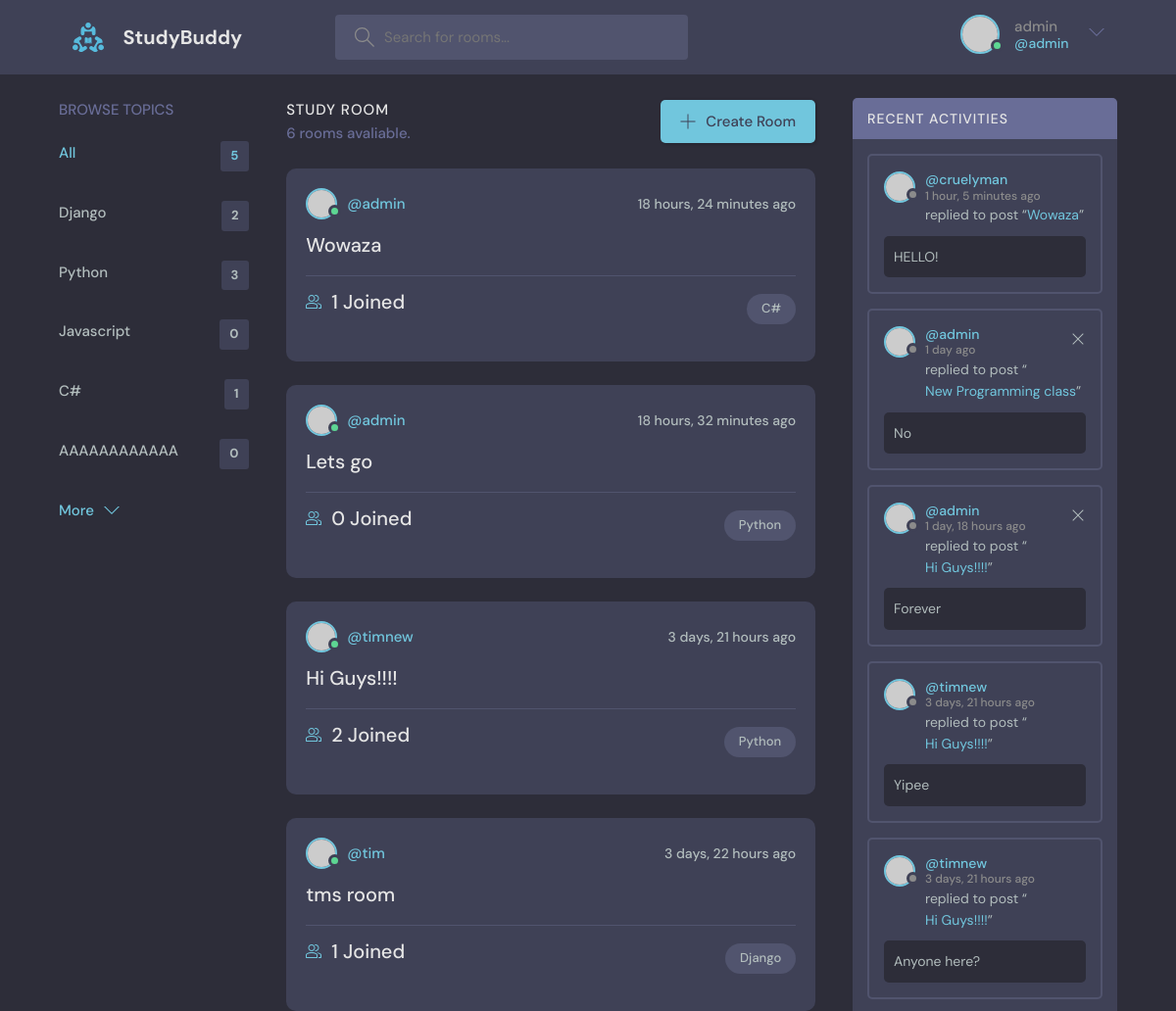
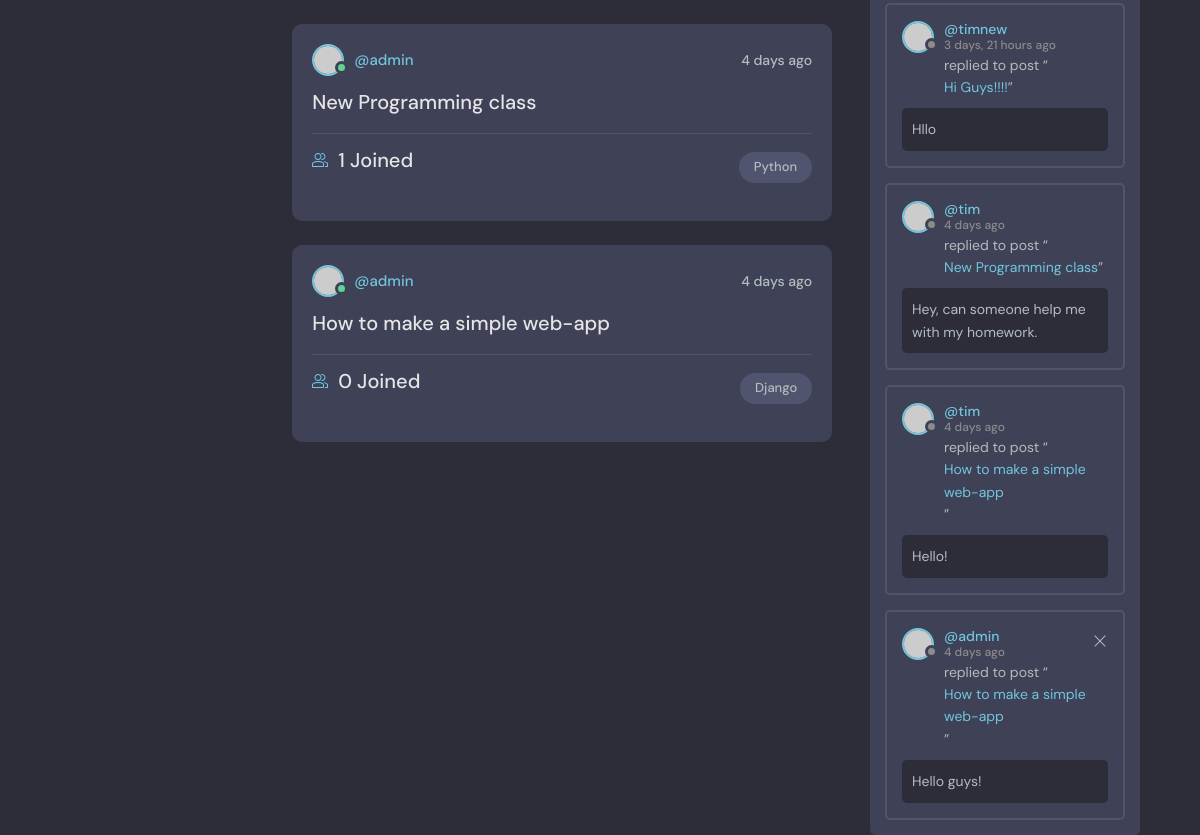
The app's page / (signed in) with its own data (2 pictures, top to bottom).
### messagingapp/models.py (models this page shows, shortened)
class Topic(models.Model):
    name = models.CharField(max_length=200)

class Room(models.Model):
    host = models.ForeignKey(User, on_delete=models.SET_NULL, null=True)
    topic = models.ForeignKey(Topic, on_delete=models.SET_NULL, null=True)
    name = models.CharField(max_length=200)
    description = models.TextField(null=True, blank=True)
    participants = models.ManyToManyField(User, related_name='participants', blank=True)
    updated = models.DateTimeField(auto_now=True)
    created = models.DateTimeField(auto_now_add=True)
    class Meta:
        ordering = ['-updated', '-created']
    def __str__(self):
        return self.name

class Message(models.Model):
    user = models.ForeignKey(User, on_delete=models.CASCADE)
    room = models.ForeignKey(Room, on_delete=models.CASCADE)
    body = models.TextField()
    updated = models.DateTimeField(auto_now=True)
    created = models.DateTimeField(auto_now_add=True)
    class Meta:
        ordering = ['-updated', '-created']

### messagingapp/views.py (the view)
# urls.py: path('', views.home_page, name='home'),
def home_page(request: HttpRequest) -> HttpResponse:
    q = request.GET.get('q') if request.GET.get('q') else ''
    rooms = Room.objects.filter(
        Q(topic__name__icontains = q) |
        Q(name__icontains=q) |
        Q(description__icontains=q)
    )
    topics = Topic.objects.all()
    room_count = rooms.count()
    room_messages = Message.objects.filter(Q(room__topic__name__icontains=q))
    context = {'rooms': rooms, 'topics': topics, 'room_count': room_count, 'room_messages': room_messages}
    return render(request, 'messagingapp/home.html', context)

### messagingapp/templates/messagingapp/home.html (shortened to what this page needs)
{% extends 'base.html' %}
{% block content %}
    <main class="layout layout--3">
      <div class="container">
          {%  include 'messagingapp/topics_component.html' %}
        <div class="roomList">
          <div class="roomList__header">
            <div>
              <h2>Study Room</h2>
              <p>{{ room_count }} rooms avaliable.</p>
            </div>
            <a class="btn btn--main" href="{% url 'create-room' %}">
              <svg version="1.1" xmlns="http://www.w3.org/2000/svg" width="32" height="32" viewBox="0 0 32 32">
                <title>add</title>
                <path
                  d="M16.943 0.943h-1.885v14.115h-14.115v1.885h14.115v14.115h1.885v-14.115h14.115v-1.885h-14.115v-14.115z"
                ></path>
              </svg>
              Create Room
            </a>
          </div>
          {% include 'messagingapp/feed_component.html' %}
        </div>
          {% include 'messagingapp/activity_component.html' %}
      </div>
    </main>
{% endblock %}

### templates/navbar.html (shortened to what this page needs)
{% load static %}
<header class="header header--loggedIn">
  <div class="container">
    <a href="{% url 'home' %}" class="header__logo">
      <img src="{% static 'images/logo.svg' %}" />
      <h1>StudyBuddy</h1>
    </a>
    <form class="header__search" method="GET" action="{% url 'home' %}">
      <label>
        <input name="q" placeholder="Search for rooms..." />
      </label>
    </form>
    <nav class="header__menu">
        {% if request.user.is_authenticated %}
            <div class="header__user">
            <a href="{% url 'update-user' %}">
              <div class="avatar avatar--medium active">
                <img src="https://randomuser.me/api/portraits/men/37.jpg" />
              </div>
              <p>{{ request.user.username}} <span>@{{ request.user.username }}</span></p>
            </a>
            <button class="dropdown-button">
              <svg version="1.1" xmlns="http://www.w3.org/2000/svg" width="32" height="32" viewBox="0 0 32 32">
                <title>chevron-down</title>
                <path d="M16 21l-13-13h-3l16 16 16-16h-3l-13 13z"></path>
              </svg>
            </button>
            </div>
        {% else %}
          <a href="{% url 'login' %}">
            <img src="{% static 'images/avatar.svg'%}" />
            <p>Login</p>
          </a>
        {% endif %}
    </nav>
  </div>
</header>

### messagingapp/templates/messagingapp/topics_component.html
<div class="topics">
  <div class="topics__header">
    <h2>Browse Topics</h2>
  </div>
  <ul class="topics__list">
    <li>
      <a href="{% url 'home' %}" class="active">All <span>{{ topics.count }}</span></a>
    </li>
      {% for topic in topics %}
        <li>
          <a href="{% url 'home' %}?q={{ topic.name }}">{{ topic.name }} <span>{{ topic.room_set.all.count }}</span></a>
        </li>
      {% endfor %}
  </ul>
  <a class="btn btn--link" href="topics.html">
    More
    <svg version="1.1" xmlns="http://www.w3.org/2000/svg" width="32" height="32" viewBox="0 0 32 32">
      <title>chevron-down</title>
      <path d="M16 21l-13-13h-3l16 16 16-16h-3l-13 13z"></path>
    </svg>
  </a>
</div>

### messagingapp/templates/messagingapp/feed_component.html (shortened to what this page needs)
{% for room in rooms %}
    <div class="roomListRoom">
        <div class="roomListRoom__header">
          <a href="{% url 'user-profile' room.host.id %}" class="roomListRoom__author">
            <div class="avatar avatar--small active">
              <img src="https://randomuser.me/api/portraits/men/11.jpg" />
            </div>
            <span>@{{ room.host.username }}</span>
          </a>
          <div class="roomListRoom__actions">
            <span>{{ room.created|timesince }} ago</span>
          </div>
        </div>
        <div class="roomListRoom__content">
          <a href="{% url 'room' room.id %}">{{ room.name }}</a>
            <div class="roomListRoom__meta">
              <a href="{% url 'room' room.id %}" class="roomListRoom__joined">
                  {{ room.participants.all.count }} Joined
              </a>
              <p class="roomListRoom__topic">{{ room.topic.name }}</p>
            </div>
        </div>
    </div>
{% endfor %}

### messagingapp/templates/messagingapp/activity_component.html
<div class="activities">
  <div class="activities__header">
    <h2>Recent Activities</h2>
  </div>
    {% for message in room_messages %}
        <div class="activities__box">
            <div class="activities__boxHeader roomListRoom__header">
              <a href="{% url 'user-profile' message.user.id %}" class="roomListRoom__author">
                <div class="avatar avatar--small">
                  <img src="https://randomuser.me/api/portraits/women/11.jpg" />
                </div>
                <p>
                  @{{ message.user }}
                  <span>{{ message.created|timesince }} ago</span>
                </p>
              </a>
            {% if request.user == message.user %}
                  <div class="roomListRoom__actions">
                    <a href="{% url 'delete-message' message.id %}">
                      <svg version="1.1" xmlns="http://www.w3.org/2000/svg" width="32" height="32" viewBox="0 0 32 32">
                        <title>remove</title>
                        <path
                          d="M27.314 6.019l-1.333-1.333-9.98 9.981-9.981-9.981-1.333 1.333 9.981 9.981-9.981 9.98 1.333 1.333 9.981-9.98 9.98 9.98 1.333-1.333-9.98-9.98 9.98-9.981z"
                        ></path>
                      </svg>
                    </a>
                  </div>
            {% endif %}
            </div>
            <div class="activities__boxContent">
              <p>replied to post “<a href="{% url 'room' message.room.id %}">{{ message.room}}</a>”</p>
              <div class="activities__boxRoomContent">
                  {{ message.body }}
              </div>
            </div>
        </div>
    {% endfor %}
  </div>

### records on screen
Topic: name "Django", room_set.all.count "2"
Topic: name "Python", room_set.all.count "3"
Topic: name "Javascript", room_set.all.count "0"
Topic: name "C#", room_set.all.count "1"
Topic: name "AAAAAAAAAAAA", room_set.all.count "0"
Room: host.username "admin", created "18 hours, 24 minutes", name "Wowaza", participants.all.count "1", topic.name "C#"
Room: host.username "admin", created "18 hours, 32 minutes", name "Lets go", participants.all.count "0", topic.name "Python"
Room: host.username "timnew", created "3 days, 21 hours", name "Hi Guys!!!!", participants.all.count "2", topic.name "Python"
Room: host.username "tim", created "3 days, 22 hours", name "tms room", participants.all.count "1", topic.name "Django"
Room: host.username "admin", created "4 days", name "New Programming class", participants.all.count "1", topic.name "Python"
Room: host.username "admin", created "4 days", name "How to make a simple web-app", participants.all.count "0", topic.name "Django"
Message: user "cruelyman", created "1 hour, 5 minutes", room "Wowaza", body "HELLO!"
Message: user "admin", created "1 day", room "New Programming class", body "No"
Message: user "admin", created "1 day, 18 hours", room "Hi Guys!!!!", body "Forever"
Message: user "timnew", created "3 days, 21 hours", room "Hi Guys!!!!", body "Yipee"
Message: user "timnew", created "3 days, 21 hours", room "Hi Guys!!!!", body "Anyone here?"
Message: user "timnew", created "3 days, 21 hours", room "Hi Guys!!!!", body "Hllo"
Message: user "tim", created "4 days", room "New Programming class", body "Hey, can someone help me with my homework."
Message: user "tim", created "4 days", room "How to make a simple web-app", body "Hello!"
Message: user "admin", created "4 days", room "How to make a simple web-app", body "Hello guys!"

### other values on screen
{{ request.user.username }} "admin"
{{ topics.count }} "5"
{{ room_count }} "6"
